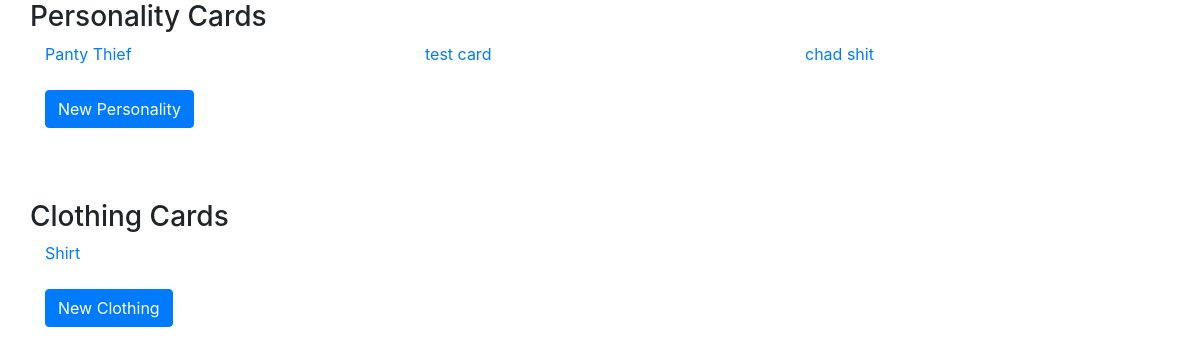
/cardtemplateapp/cardMain/, run on the app's committed database.
### cardtemplateapp/models.py (models this page shows, shortened)
class Personality(models.Model):
    personality_id = models.IntegerField( primary_key=True)
    name = models.CharField(max_length=200)
    cost = models.IntegerField(default=0)
    persona = models.CharField(max_length=20)
    active_value = models.IntegerField(default=0)
    inactive_value = models.IntegerField(default=0)
    inactive_used = models.BooleanField(default=True)
    effect_text = models.CharField(max_length=400)
    flavour_text = models.CharField(max_length=200)
    image = models.CharField(max_length=200)

class Clothing(models.Model):
    clothing_id = models.IntegerField( primary_key=True)
    name = models.CharField(max_length=100)
    owner = models.CharField(max_length=100)
    claim_text = models.CharField(max_length=200)
    special_text = models.CharField(max_length=200)
    lp = models.IntegerField(default=0)
    min_adv = models.IntegerField(default=0)
    image = models.CharField(max_length=200)

### cardtemplateapp/views.py (the view)
# urls.py: path('cardMain/', views.cardMain, name='cardmain'),
def cardMain(request):
    context = {}
    cloth_cards = []
    person_cards = []
    for person in Personality.objects.all():
        person_cards.append({
            "id": person.personality_id,
            "name": person.name,
            "cost": person.cost ,
            "persona": person.persona,
            "active_value": person.active_value,
            "inactive_value" : person.inactive_value,
            "inactive_used" : person.inactive_used,
            "effect_text" : person.effect_text,
            "flavour_text" : person.flavour_text,
            "image" : person.image
            })
    for cloth in Clothing.objects.all():
        cloth_cards.append({
            "name": cloth.name,
            "id": cloth.clothing_id})
    context["person_cards"] = person_cards
    context["cloth_cards"] = cloth_cards
    return render(request, "hub-page.html", context)

### cardtemplateapp/templates/hub-page.html (shortened to what this page needs)
<html>
	{% load static %}
	<head>
		<link rel="stylesheet" href="https://stackpath.bootstrapcdn.com/bootstrap/4.3.1/css/bootstrap.min.css">
	</head>
    <body>
		<div class="container">
			<div class= "row">
				<h3>Personality Cards</h3>
			</div>
			<div class="row">
				{% for person in person_cards %}
				<div class="col-sm" >
					<a href = "../cardeditorpersona/{{person.id}}" >{{person.name}}</a>
				</div>
				{%endfor%}
			</div>
			<br>
			<div class="row">
				<div class="col-sm" >
					<a href = "../cardeditorpersona"><button type="button" class="btn btn-primary">New Personality</button></a>
				</div>
			</div>
		</div>
		<div class="container" style="margin-top:6%">
			<div class= "row">
				<h3>Clothing Cards</h3>
			</div>
			<div class="row">
				{% for cloth in cloth_cards %}
				<div class="col-sm" >
					<a href = "../cardeditorclothing/{{cloth.id}}" >{{cloth.name}}</a>
				</div>
				{%endfor%}
			</div>
			<br>
			<div class="row">
				<div class="col-sm" >
					<a href = "../cardeditorclothing" ><button type="button" class="btn btn-primary">New Clothing</button></a>
				</div>
			</div>
		</div>
    </body>
</html>

### data on the page
Personality: name "Panty Thief"
Personality: name "test card"
Personality: name "chad shit"
Clothing: name "Shirt"
